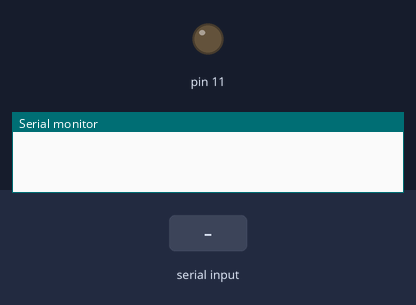
A sketch run on a simulated Arduino Uno, built with avr-gcc and run on an emulated ATmega328P. Parts: output pins drawn as LEDs (lit = HIGH), the last lines printed to the serial monitor. The inputs (shaded band) are chosen by the test bench.

Above: at 1.2 s.
1.3 s: "H" received over Serial
At 2.3 s:
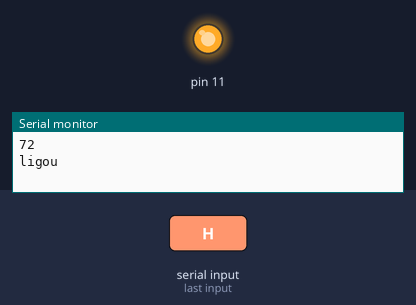
2.8 s: "L" received over Serial
At 3.4 s:
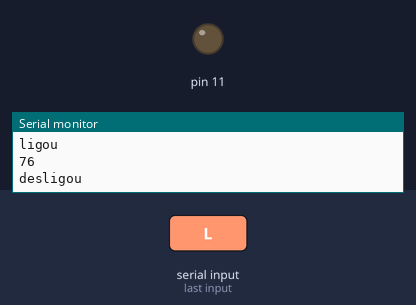
Timing chart, 0 to 5.8 s (numbered marks = the images above; inputs shaded):
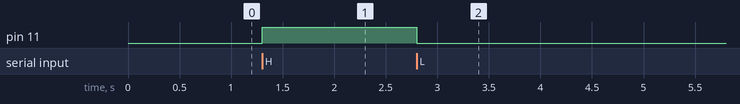

The sketch:

input_teclado.ino
```cpp
void setup() {
  Serial.begin(9600);
  pinMode(11, OUTPUT);
}

void loop() {
  if(Serial.available() > 0){
    int leitura = Serial.read();

    Serial.println(leitura);  // enter = 10

    if(leitura == 'H'){
      digitalWrite(11, 1);
      Serial.println("ligou");
    }else if(leitura == 'L'){
      digitalWrite(11, 0);
      Serial.println("desligou");
    }
  }
}
```

Measured:
- after the input at 1.3 s, pin 11: LOW → HIGH at once
- after the input at 2.8 s, pin 11: HIGH → LOW at once
